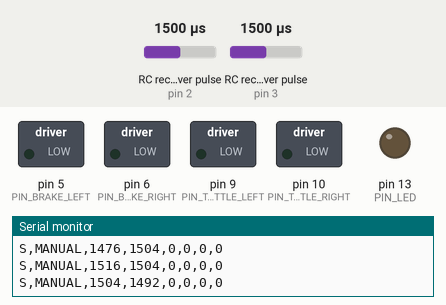
The sketch below on a simulated Arduino Uno, built with avr-gcc and run on an emulated ATmega328P. Shown: switched loads named in the sketch (green lamp = pin HIGH), output pins drawn as LEDs (lit = HIGH), the last lines printed to the serial monitor. Wiring (inferred from the names in the program): 2 × RC receiver channel: data pin 2 / data pin 3. Dashed ring = blinking. The test bench sets the inputs (shaded band); at power-on: RC receiver pulse (sensors on pin 3, pin 2) 1500 µs.

Above: at 1.2 s.
1.3 s: RC receiver pulse (sensor on pin 3) set to 1750 µs
At 1.6 s:
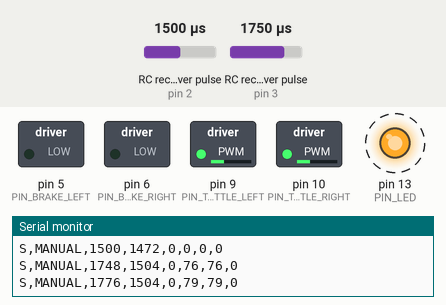
4.3 s: RC receiver pulse (sensor on pin 2) set to 1647 µs
At 4.49 s:
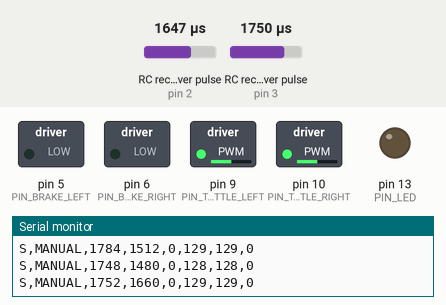
7.3 s: RC receiver pulse (sensor on pin 2) set to 1665 µs
10.3 s: RC receiver pulse (sensor on pin 2) set to 1690 µs
At 10.87 s:
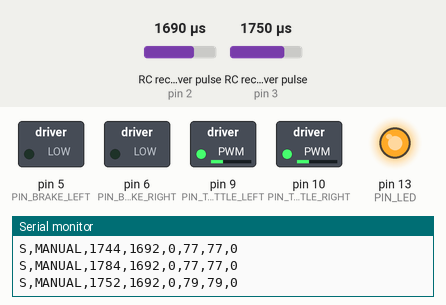
13.3 s: RC receiver pulse (sensor on pin 3) set to 1020 µs
Timing chart, 0 to 17.3 s (numbered marks = the images above; inputs shaded):
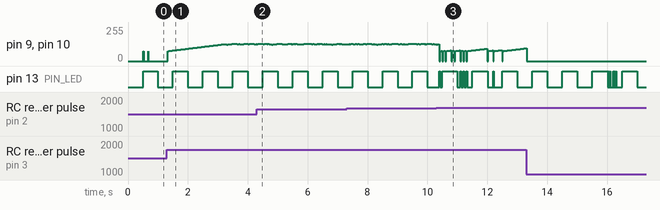

The sketch:

navya_drive.ino
```cpp
/*
  Navya drive firmware - Arduino Uno

  Drives the two rear BLDC hub motors through their YL-12 controllers by
  standing in for the hand throttle (PWM on the throttle signal wire).

  Modes, picked by the FlySky CH5 switch/knob:
    MANUAL  - right stick (CH2) up = forward, stick back = brake.
    AUTO    - the laptop autopilot drives over USB serial.
              Pulling CH2 back still stops the car (operator override).
    NO_RC   - no receiver signal: motors off, brakes on.

  The car also stops if the laptop goes quiet for HOST_TIMEOUT_MS.

  Serial protocol, 115200 baud, one command per line:
    D,<left>,<right>,<brake>   speed 0..1000 per wheel, brake 0/1
    R,<pwmLeft>,<pwmRight>     raw throttle PWM, for calibration only
    ?                          print the settings below
  Every STATUS_PERIOD_MS the Uno replies:
    S,<mode>,<ch2_us>,<ch5_us>,<host_ok>,<pwmLeft>,<pwmRight>,<brake>
*/

// ---------------- Pins ----------------
const uint8_t PIN_RC_MODE = 2;         // receiver CH5 signal (interrupt pin)
const uint8_t PIN_RC_THROTTLE = 3;     // receiver CH2 signal (interrupt pin)
const uint8_t PIN_BRAKE_LEFT = 5;      // controller brake wire (optional, active low)
const uint8_t PIN_BRAKE_RIGHT = 6;
const uint8_t PIN_DIR_RIGHT = 7;       // controller F/R silver wire
const uint8_t PIN_DIR_LEFT = 8;
const uint8_t PIN_THROTTLE_LEFT = 9;   // controller throttle purple wire
const uint8_t PIN_THROTTLE_RIGHT = 10;
const uint8_t PIN_LED = 13;

// ---------------- Throttle calibration ----------------
// Find PWM_START with: python throttle_test.py --sweep (wheels off the ground)
const uint8_t PWM_IDLE = 0;            // throttle output when stopped
const uint8_t PWM_START = 75;          // lowest PWM at which the wheels turn (bench: ~75-78)
const uint8_t PWM_MAX = 130;           // PWM sent for speed 1000 (this is the speed cap)
const uint8_t PWM_RAW_LIMIT = 160;     // ceiling for R, calibration commands
const bool INVERT_LEFT = false;        // true = drive this wheel's F/R wire low
const bool INVERT_RIGHT = false;
const uint16_t RAMP_UP_PER_10MS = 5;   // speed units gained per 10 ms (0 -> 1000 in 2 s)

// ---------------- Radio ----------------
const bool REQUIRE_RC = true;          // false = bench testing without the transmitter
// Our FS-CT6B: CH2 centre ~1464, full up ~1756 with SWA down (SWA up = dual rate, ~1644).
const uint16_t RC_AUTO_ABOVE_US = 1700;
const uint16_t RC_STOP_BELOW_US = 1400;
const uint16_t RC_FORWARD_FROM_US = 1520;
const uint16_t RC_FORWARD_FULL_US = 1740;
const uint16_t RC_TIMEOUT_MS = 100;

// ---------------- Laptop link ----------------
const uint16_t HOST_TIMEOUT_MS = 300;
const uint16_t STATUS_PERIOD_MS = 100;

enum Mode { MODE_NO_RC, MODE_MANUAL, MODE_AUTO };

struct RcSnapshot {
  uint16_t throttleUs;
  uint16_t modeUs;
  bool fresh;
};

// Written by the pin interrupts.
volatile uint32_t throttleRiseUs = 0;
volatile uint32_t modeRiseUs = 0;
volatile uint16_t throttlePulseUs = 0;
volatile uint16_t modePulseUs = 0;
volatile uint32_t throttleSeenMs = 0;
volatile uint32_t modeSeenMs = 0;

// Last laptop command.
int16_t hostLeft = 0;
int16_t hostRight = 0;
bool hostBrake = true;
bool hostRaw = false;
uint8_t rawLeft = 0;
uint8_t rawRight = 0;
uint32_t hostCmdMs = 0;
bool hostSeen = false;

// Ramped speeds actually being sent, 0..1000.
int16_t currentLeft = 0;
int16_t currentRight = 0;
uint32_t lastRampMs = 0;

uint8_t outPwmLeft = 0;
uint8_t outPwmRight = 0;
bool outBrake = true;

char lineBuf[40];
uint8_t lineLen = 0;
uint32_t lastStatusMs = 0;

void isrThrottle() {
  uint32_t now = micros();
  if (digitalRead(PIN_RC_THROTTLE)) {
    throttleRiseUs = now;
  } else {
    uint32_t width = now - throttleRiseUs;
    if (width >= 800 && width <= 2200) {
      throttlePulseUs = width;
      throttleSeenMs = millis();
    }
  }
}

void isrMode() {
  uint32_t now = micros();
  if (digitalRead(PIN_RC_MODE)) {
    modeRiseUs = now;
  } else {
    uint32_t width = now - modeRiseUs;
    if (width >= 800 && width <= 2200) {
      modePulseUs = width;
      modeSeenMs = millis();
    }
  }
}

RcSnapshot readRc(uint32_t nowMs) {
  noInterrupts();
  uint16_t thr = throttlePulseUs;
  uint16_t mode = modePulseUs;
  uint32_t thrMs = throttleSeenMs;
  uint32_t modeMs = modeSeenMs;
  interrupts();

  RcSnapshot rc;
  rc.throttleUs = thr;
  rc.modeUs = mode;
  rc.fresh = thr != 0 && mode != 0 &&
             nowMs - thrMs < RC_TIMEOUT_MS && nowMs - modeMs < RC_TIMEOUT_MS;
  return rc;
}

Mode decideMode(const RcSnapshot &rc) {
  if (!rc.fresh) return REQUIRE_RC ? MODE_NO_RC : MODE_AUTO;
  return rc.modeUs > RC_AUTO_ABOVE_US ? MODE_AUTO : MODE_MANUAL;
}

// Brake and F/R wires are pulled up inside the controller: drive LOW to
// activate, float (INPUT) to release.
void setActiveLow(uint8_t pin, bool active) {
  if (active) {
    digitalWrite(pin, LOW);
    pinMode(pin, OUTPUT);
  } else {
    pinMode(pin, INPUT);
  }
}

uint8_t speedToPwm(int16_t speed) {
  if (speed <= 0) return PWM_IDLE;
  if (speed > 1000) speed = 1000;
  return PWM_START + (uint8_t)((uint32_t)(PWM_MAX - PWM_START) * speed / 1000);
}

bool parseInts(const char *s, long *out, uint8_t count) {
  for (uint8_t i = 0; i < count; i++) {
    char *end;
    out[i] = strtol(s, &end, 10);
    if (end == s) return false;
    s = end;
    if (i < count - 1) {
      if (*s != ',') return false;
      s++;
    }
  }
  return *s == '\0';
}

void printConfig() {
  Serial.print(F("CFG,pwm_start=")); Serial.print(PWM_START);
  Serial.print(F(",pwm_max=")); Serial.print(PWM_MAX);
  Serial.print(F(",raw_limit=")); Serial.print(PWM_RAW_LIMIT);
  Serial.print(F(",require_rc=")); Serial.print(REQUIRE_RC);
  Serial.print(F(",host_timeout_ms=")); Serial.println(HOST_TIMEOUT_MS);
}

void handleLine(const char *s) {
  long v[3];
  if (s[0] == 'D' && s[1] == ',' && parseInts(s + 2, v, 3)) {
    hostLeft = constrain(v[0], 0, 1000);
    hostRight = constrain(v[1], 0, 1000);
    hostBrake = v[2] != 0;
    hostRaw = false;
    hostCmdMs = millis();
    hostSeen = true;
  } else if (s[0] == 'R' && s[1] == ',' && parseInts(s + 2, v, 2)) {
    rawLeft = constrain(v[0], 0, PWM_RAW_LIMIT);
    rawRight = constrain(v[1], 0, PWM_RAW_LIMIT);
    hostRaw = true;
    hostCmdMs = millis();
    hostSeen = true;
  } else if (s[0] == '?') {
    printConfig();
  }
}

void readSerial() {
  while (Serial.available()) {
    char c = Serial.read();
    if (c == '\n' || c == '\r') {
      if (lineLen > 0) {
        lineBuf[lineLen] = '\0';
        handleLine(lineBuf);
        lineLen = 0;
      }
    } else if (lineLen < sizeof(lineBuf) - 1) {
      lineBuf[lineLen++] = c;
    } else {
      lineLen = 0;  // overlong line: drop it
    }
  }
}

// Speed drops take effect at once; rises are limited to RAMP_UP_PER_10MS.
void rampTowards(int16_t targetLeft, int16_t targetRight, uint32_t nowMs) {
  if (targetLeft < currentLeft) currentLeft = targetLeft;
  if (targetRight < currentRight) currentRight = targetRight;
  while (nowMs - lastRampMs >= 10) {
    lastRampMs += 10;
    currentLeft = min(targetLeft, (int16_t)(currentLeft + RAMP_UP_PER_10MS));
    currentRight = min(targetRight, (int16_t)(currentRight + RAMP_UP_PER_10MS));
  }
}

const char *modeName(Mode mode) {
  switch (mode) {
    case MODE_MANUAL: return "MANUAL";
    case MODE_AUTO: return "AUTO";
    default: return "NO_RC";
  }
}

void updateLed(Mode mode, uint32_t nowMs) {
  bool on;
  if (mode == MODE_AUTO) on = true;
  else if (mode == MODE_MANUAL) on = (nowMs / 500) % 2;
  else on = (nowMs / 100) % 2;
  digitalWrite(PIN_LED, on);
}

void setup() {
  // Throttles to zero first: the controllers refuse to start with throttle applied.
  pinMode(PIN_THROTTLE_LEFT, OUTPUT);
  pinMode(PIN_THROTTLE_RIGHT, OUTPUT);
  analogWrite(PIN_THROTTLE_LEFT, PWM_IDLE);
  analogWrite(PIN_THROTTLE_RIGHT, PWM_IDLE);
  setActiveLow(PIN_BRAKE_LEFT, true);
  setActiveLow(PIN_BRAKE_RIGHT, true);
  setActiveLow(PIN_DIR_LEFT, INVERT_LEFT);
  setActiveLow(PIN_DIR_RIGHT, INVERT_RIGHT);
  pinMode(PIN_LED, OUTPUT);

  pinMode(PIN_RC_THROTTLE, INPUT);
  pinMode(PIN_RC_MODE, INPUT);
  attachInterrupt(digitalPinToInterrupt(PIN_RC_THROTTLE), isrThrottle, CHANGE);
  attachInterrupt(digitalPinToInterrupt(PIN_RC_MODE), isrMode, CHANGE);

  Serial.begin(115200);
  Serial.println(F("NAVYA READY v1"));
  printConfig();
  lastRampMs = millis();
}

void loop() {
  readSerial();
  uint32_t nowMs = millis();
  RcSnapshot rc = readRc(nowMs);
  Mode mode = decideMode(rc);

  int16_t targetLeft = 0;
  int16_t targetRight = 0;
  bool brake = true;
  bool raw = false;

  if (mode == MODE_MANUAL) {
    if (rc.throttleUs >= RC_FORWARD_FROM_US) {
      uint16_t us = constrain(rc.throttleUs, RC_FORWARD_FROM_US, RC_FORWARD_FULL_US);
      targetLeft = targetRight = map(us, RC_FORWARD_FROM_US, RC_FORWARD_FULL_US, 0, 1000);
      brake = false;
    } else if (rc.throttleUs > RC_STOP_BELOW_US) {
      brake = false;  // stick centred: coast
    }
  } else if (mode == MODE_AUTO) {
    bool operatorStop = rc.fresh && rc.throttleUs < RC_STOP_BELOW_US;
    bool hostOk = hostSeen && nowMs - hostCmdMs < HOST_TIMEOUT_MS;
    if (!operatorStop && hostOk) {
      if (hostRaw) {
        raw = true;
        brake = false;
      } else {
        targetLeft = hostLeft;
        targetRight = hostRight;
        brake = hostBrake;
      }
    }
  }

  if (brake) targetLeft = targetRight = 0;

  if (raw) {
    currentLeft = currentRight = 0;
    lastRampMs = nowMs;
    outPwmLeft = rawLeft;
    outPwmRight = rawRight;
  } else {
    rampTowards(targetLeft, targetRight, nowMs);
    outPwmLeft = speedToPwm(currentLeft);
    outPwmRight = speedToPwm(currentRight);
  }
  outBrake = brake;

  analogWrite(PIN_THROTTLE_LEFT, outPwmLeft);
  analogWrite(PIN_THROTTLE_RIGHT, outPwmRight);
  setActiveLow(PIN_BRAKE_LEFT, outBrake);
  setActiveLow(PIN_BRAKE_RIGHT, outBrake);
  updateLed(mode, nowMs);

  if (nowMs - lastStatusMs >= STATUS_PERIOD_MS) {
    lastStatusMs = nowMs;
    bool hostOk = hostSeen && nowMs - hostCmdMs < HOST_TIMEOUT_MS;
    Serial.print(F("S,"));
    Serial.print(modeName(mode)); Serial.print(',');
    Serial.print(rc.throttleUs); Serial.print(',');
    Serial.print(rc.modeUs); Serial.print(',');
    Serial.print(hostOk); Serial.print(',');
    Serial.print(outPwmLeft); Serial.print(',');
    Serial.print(outPwmRight); Serial.print(',');
    Serial.println(outBrake);
  }
}
```

Measured:
- the behaviour switches between 1678 and 1679 µs on RC receiver pulse (sensor on pin 2) (found by bisection; images 2 and 3)
